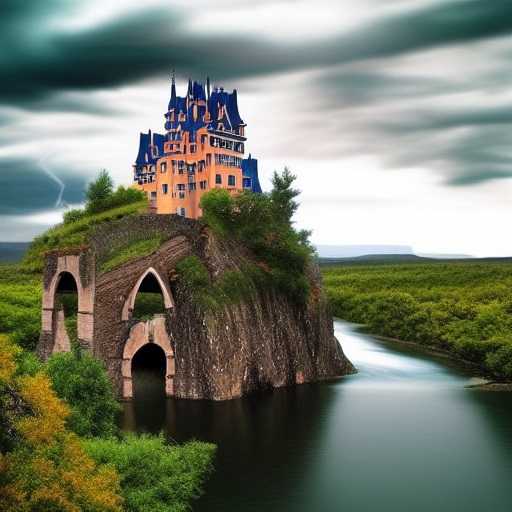
#> input picture DIP/img1.jpg, 512 x 512 px
$ jupyter execute 2b.ipynb
#> lines starting #> are read from the running program, lines starting #| are printed output that depends on the picture
[cell 1]
import cv2
import numpy as np
import matplotlib.pyplot as plt

# Load the grayscale image
image_path = 'img1.jpg'  # Replace with your image path
image = cv2.imread(image_path, cv2.IMREAD_GRAYSCALE)
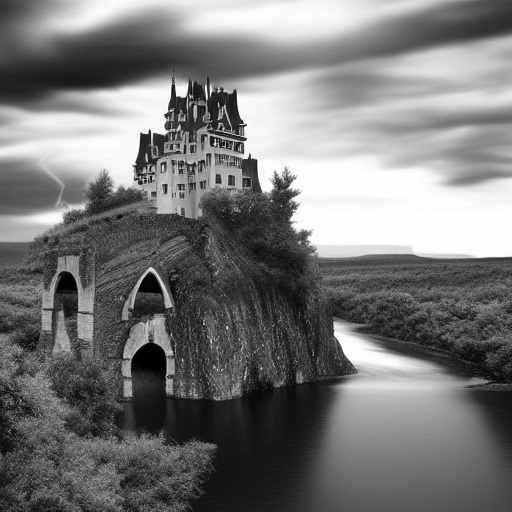
#> image: shape (512, 512); min 0, max 255, mean 119.4

# Ensure the image is 512x512
image = cv2.resize(image, (512, 512))

# Power Law Transformation (Gamma Correction)
def power_law_transform(image, gamma):
    # Apply power law transformation
#> called with gamma = 0.6
    return np.clip(255 * (image / 255) ** gamma, 0, 255).astype(np.uint8)
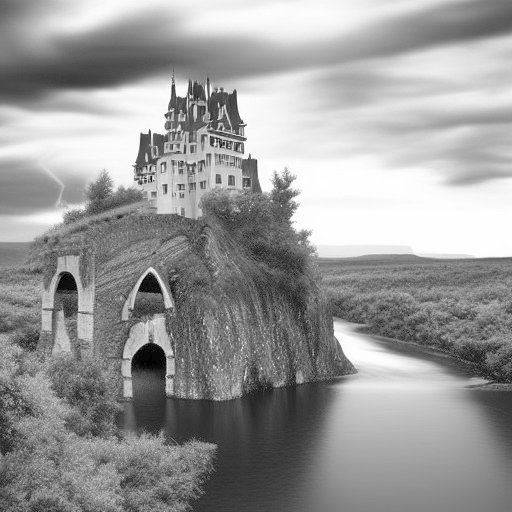
#> returned value: shape (512, 512); min 0, max 255, mean 153.2

# Inverse Logarithmic Transformation
def inverse_log_transform(image):
    # Apply inverse logarithmic transformation
    return np.clip(255 * (np.log1p(image / 255)), 0, 255).astype(np.uint8)
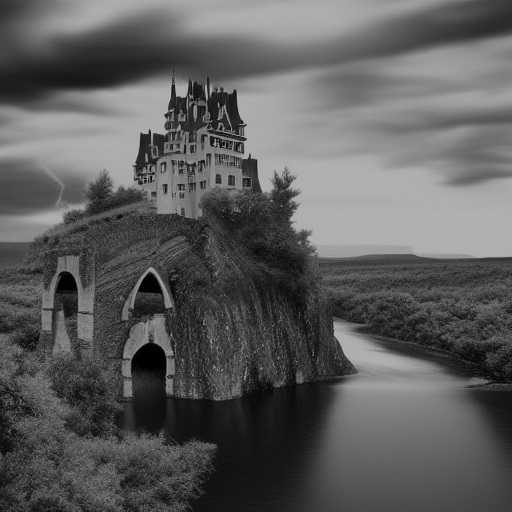
#> returned value: shape (512, 512); min 0, max 176, mean 92.7

# Parameters for transformations
gamma_value = 0.6

# Apply transformations
power_law_result = power_law_transform(image, gamma_value)
inverse_log_result = inverse_log_transform(image)

# Display original and transformed images
plt.figure(figsize=(12, 4))

plt.subplot(1, 3, 1)
plt.imshow(image, cmap='gray')
plt.title('Original Image')
plt.axis('off')

plt.subplot(1, 3, 2)
plt.imshow(power_law_result, cmap='gray')
plt.title(f'Power Law Transform (gamma={gamma_value})')
plt.axis('off')

plt.subplot(1, 3, 3)
plt.imshow(inverse_log_result, cmap='gray')
plt.title('Inverse Log Transform')
plt.axis('off')

plt.tight_layout()
plt.show()
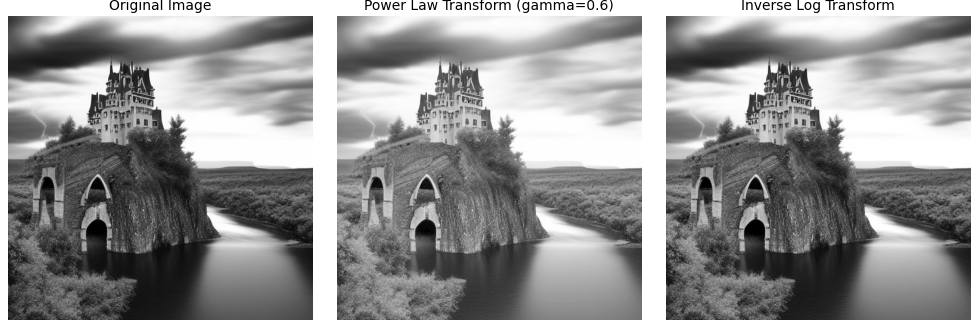
#> figure drawn by matplotlib, 3 panels
